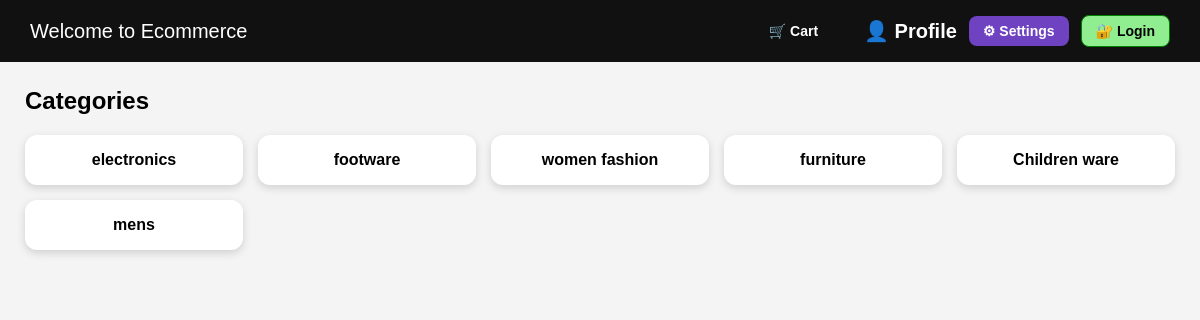
/dashboard/, run on the app's committed database.
### signuplogin/models.py (models this page shows, shortened)
class Category(models.Model):
    name = models.CharField(max_length=100, unique=True)

### signuplogin/views.py (the view)
# urls.py: path("dashboard/", dashboard_page, name="dashboard"),
def dashboard_page(request):
    categories = Category.objects.all()
    return render(request, "dashboard.html", {"categories": categories})

### signuplogin/templates/dashboard.html (shortened to what this page needs)
<!DOCTYPE html>
<html>
<head>
</head>
<body>
<div class="header">
    <span>Welcome to Ecommerce</span>
    <div class="header-right">
        <a href="/cart/view/" class="btn-link cart-btn">🛒 Cart</a>
      <a href="{% url 'profile_page' %}" style="float:right; color:white; text-decoration:none; margin-left:20px;">
    👤 Profile
</a>
        <a href="{% url 'settings' %}" class="btn-link settings-btn">⚙ Settings</a>
        <a href="/login/" class="btn-link login-btn">🔐 Login</a>
    </div>
</div>
<div class="container">
    <h2>Categories</h2>
    <div class="categories">
        {% for cat in categories %}
            <a href="{% url 'category_products' cat.id %}">
                <button class="cat-btn">{{ cat.name }}</button>
            </a>
        {% endfor %}
    </div>
</div>
</body>
</html>

### signuplogin/templates/dashboard.html (style rules this page uses)
body { font-family: Arial; margin:0; background:#f4f4f4; }
.header { background:#111; color:white; padding:15px 30px; font-size:20px; display:flex; justify-content:space-between; align-items:center; }
.header a { text-decoration:none; font-weight:bold; }
.header-right { display:flex; align-items:center; gap:12px; }
.btn-link { padding:7px 14px; border-radius:8px; font-size:14px; display:inline-block; }
.cart-btn { color:white; }
.settings-btn { background:#6f42c1; color:white; }
.login-btn { background:lightgreen; color:black; border:1px solid green; }
.container { padding:25px; }
h2 { margin-top:0; }
.categories { display:grid; grid-template-columns: repeat(auto-fit, minmax(180px, 1fr)); gap:15px; margin-top:15px; }
.cat-btn { background:white; padding:16px; border-radius:12px; border:none; cursor:pointer; font-weight:bold; font-size:16px; box-shadow:0px 3px 8px rgba(0,0,0,0.15); width:100%; }

### data on the page
Category: name "electronics"
Category: name "footware"
Category: name "women fashion"
Category: name "furniture"
Category: name "Children ware"
Category: name "mens"
